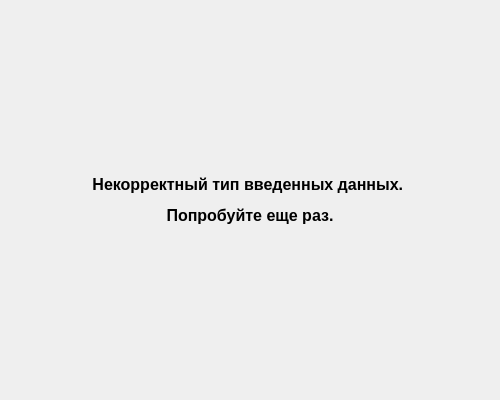
<?xml version="1.0" encoding="UTF-8"?>
<ui version="4.0">
 <class>Dialog</class>
 <widget class="QDialog" name="Dialog">
  <property name="geometry">
   <rect>
    <x>0</x>
    <y>0</y>
    <width>500</width>
    <height>400</height>
   </rect>
  </property>
  <property name="windowTitle">
   <string>Task1Error</string>
  </property>
  <layout class="QGridLayout" name="gridLayout">
   <item row="2" column="1">
    <spacer name="verticalSpacer">
     <property name="orientation">
      <enum>Qt::Vertical</enum>
     </property>
     <property name="sizeHint" stdset="0">
      <size>
       <width>20</width>
       <height>40</height>
      </size>
     </property>
    </spacer>
   </item>
   <item row="1" column="1">
    <layout class="QHBoxLayout" name="horizontalLayout">
     <item>
      <widget class="QLabel" name="label">
       <property name="text">
        <string>&lt;html&gt;&lt;head/&gt;&lt;body&gt;&lt;p align=&quot;center&quot;&gt;&lt;span style=&quot; font-size:12pt; font-weight:696;&quot;&gt;Некорректный тип введенных данных. &lt;/span&gt;&lt;/p&gt;&lt;p align=&quot;center&quot;&gt;&lt;span style=&quot; font-size:12pt; font-weight:696;&quot;&gt;Попробуйте еще раз.&lt;/span&gt;&lt;/p&gt;&lt;/body&gt;&lt;/html&gt;</string>
       </property>
      </widget>
     </item>
    </layout>
   </item>
   <item row="0" column="1">
    <spacer name="verticalSpacer_2">
     <property name="orientation">
      <enum>Qt::Vertical</enum>
     </property>
     <property name="sizeHint" stdset="0">
      <size>
       <width>20</width>
       <height>40</height>
      </size>
     </property>
    </spacer>
   </item>
   <item row="1" column="0">
    <spacer name="horizontalSpacer">
     <property name="orientation">
      <enum>Qt::Horizontal</enum>
     </property>
     <property name="sizeHint" stdset="0">
      <size>
       <width>40</width>
       <height>20</height>
      </size>
     </property>
    </spacer>
   </item>
   <item row="1" column="2">
    <spacer name="horizontalSpacer_2">
     <property name="orientation">
      <enum>Qt::Horizontal</enum>
     </property>
     <property name="sizeHint" stdset="0">
      <size>
       <width>40</width>
       <height>20</height>
      </size>
     </property>
    </spacer>
   </item>
  </layout>
 </widget>
 <resources/>
 <connections/>
</ui>
